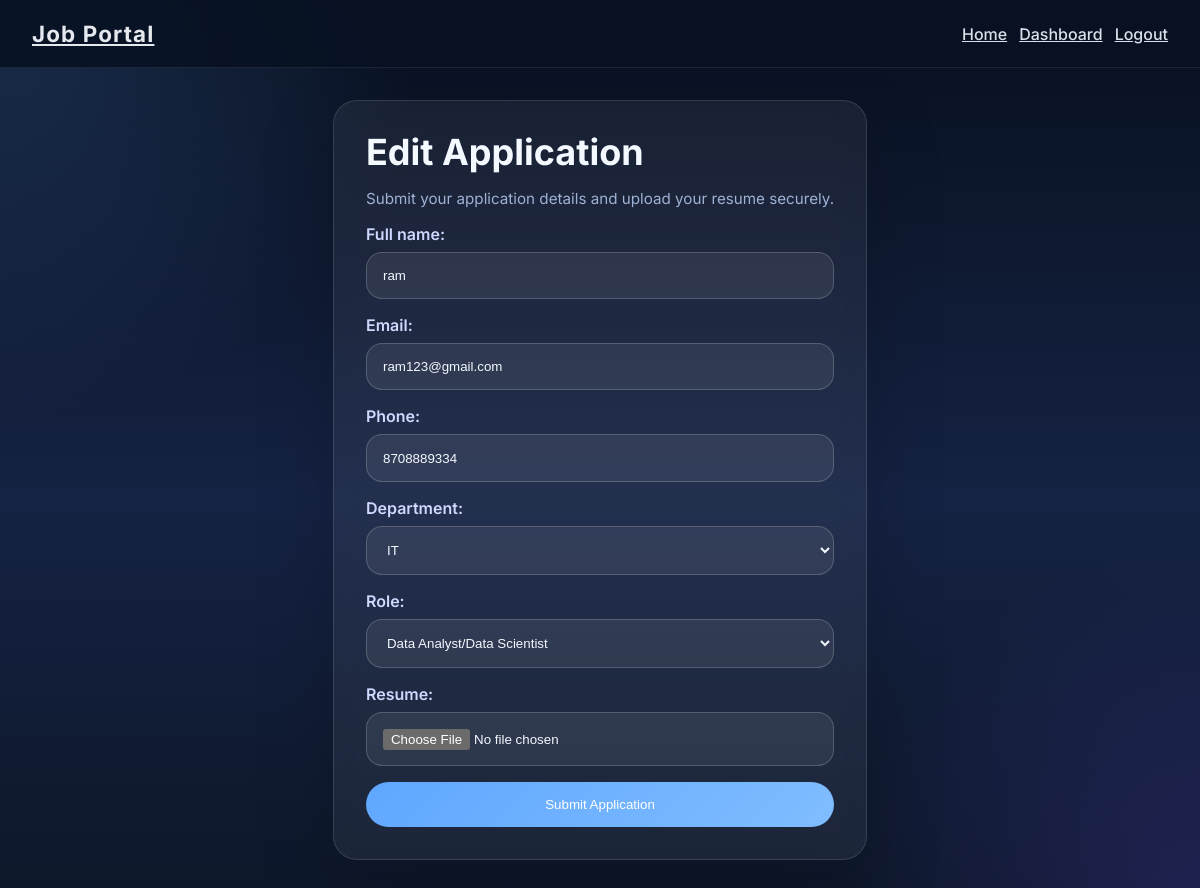
Page /app2/application/5/edit/ (signed in) on the committed database.
### app2/models.py (models this page shows, shortened)
class App2Data(models.Model):
    user = models.ForeignKey(
        User,
        on_delete=models.CASCADE,
        related_name='applications',
        db_column='user_id',
    )
    full_name = models.CharField(max_length=200, blank=True, default='')
    email = models.EmailField(blank=True, default='')
    phone = models.CharField(max_length=30, blank=True, default='')
    department = models.CharField(
        max_length=20,
        choices=DEPARTMENT_CHOICES,
        blank=True,
        default=DEPARTMENT_IT,
    )
    role = models.CharField(
        max_length=40,
        choices=ROLE_CHOICES,
        blank=True,
        default='Software Developer',
    )
    resume = models.FileField(upload_to='resumes/', blank=True, null=True)
    status = models.CharField(max_length=20, choices=STATUS_CHOICES, default=STATUS_PENDING)
    created_at = models.DateTimeField(auto_now_add=True)
    updated_at = models.DateTimeField(auto_now=True)
    class Meta:
        unique_together = ('user', 'department', 'role')
        ordering = ['-created_at']

### app2/views.py (the view)
# urls.py: path('application/<int:pk>/edit/', views.App2DataUpdateView.as_view(), name='app2-edit'),
class App2DataUpdateView(LoginRequiredMixin, App2OwnerMixin, UpdateView):
    model = App2Data
    form_class = App2DataForm
    template_name = 'app2/form.html'
    success_url = reverse_lazy('app2-user-dashboard')

### app2/forms.py (shortened to what this page needs)
class App2DataForm(forms.ModelForm):
    class Meta:
        model = App2Data
        fields = ['full_name', 'email', 'phone', 'department', 'role', 'resume']
        widgets = {
            'full_name': forms.TextInput(attrs={'class': 'form-control'}),
            'email': forms.EmailInput(attrs={'class': 'form-control'}),
            'phone': forms.TextInput(attrs={'class': 'form-control'}),
            'department': forms.Select(attrs={'class': 'form-control', 'id': 'department-select'}),
            'role': forms.Select(attrs={'class': 'form-control', 'id': 'role-select'}),
            'resume': forms.ClearableFileInput(attrs={'class': 'form-control-file'}),
        }

### app2/views.py (called while the page is built)
    def test_func(self):
        obj = self.get_object()
        return (
            self.request.user == obj.user
            or self.request.user.groups.filter(name__in=['admin', 'hr']).exists()
            or self.request.user.is_superuser
        )

### app2/templates/app2/form.html (shortened to what this page needs)
{% extends 'mainapp/base.html' %}
{% block content %}
<div class="section-card form-card">
    <h2>{% if object %}Edit Application{% else %}Apply for a Job{% endif %}</h2>
    <p class="small-text">Submit your application details and upload your resume securely.</p>
    <form method="post" enctype="multipart/form-data">
        {{ form.as_p }}
        <button type="submit" class="button full">Submit Application</button>
    </form>
</div>
{% endblock %}

### mainapp/templates/mainapp/base.html (style rules this page uses)
:root { color-scheme: dark; --bg: #0d1729; --surface: rgba(255,255,255,.08); --surface-strong: rgba(255,255,255,.12); --text: #edf2fb; --muted: #9fb1d4; --primary: #5fa7ff; --primary-strong: #80bdff; --border: rgba(255,255,255,.12); }
* { box-sizing: border-box; }
body { margin: 0; min-height: 100vh; background: radial-gradient(circle at top left, rgba(95,167,255,.18), transparent 28%), radial-gradient(circle at bottom right, rgba(112,81,255,.18), transparent 24%), linear-gradient(180deg, #08101f 0%, #152243 55%, #0d1729 100%); color: var(--text); font-family: 'Inter', system-ui, sans-serif; }
.card, .section-card { background: rgba(255,255,255,.06); border: 1px solid rgba(255,255,255,.12); border-radius: 24px; box-shadow: 0 28px 80px rgba(0,0,0,.18); padding: 1.75rem; color: var(--text); }
.section-card { padding: 2rem; backdrop-filter: blur(12px); }
h1, h2, h3, h4 { margin: 0; color: #f4f8ff; line-height: 1.1; }
h2 { margin-bottom: 1rem; font-size: clamp(1.9rem, 3vw, 2.4rem); }
.button, button { display: inline-flex; align-items: center; justify-content: center; padding: 0.95rem 1.4rem; border-radius: 999px; border: none; background: linear-gradient(135deg, var(--primary), var(--primary-strong)); color: #fff; cursor: pointer; text-decoration: none; transition: transform .2s ease, box-shadow .2s ease; }
form { margin-top: 1rem; }
label { display: block; margin-top: 1rem; color: #cfd8ff; font-weight: 600; }
input, textarea, select { width: 100%; padding: 0.95rem 1rem; border-radius: 16px; border: 1px solid rgba(255,255,255,.18); background: rgba(255,255,255,.08); color: #f4f8ff; margin-top: 0.5rem; outline: none; transition: border-color 0.2s ease, box-shadow 0.2s ease, background 0.2s ease; }
.form-card { max-width: 540px; margin: 0 auto; }
.small-text { color: var(--muted); font-size: 0.95rem; }
.button.full { width: 100%; }

### rows in the picture
App2Data: full_name "ram", email "ram123@gmail.com", phone "8708889334", department "IT", role "Data Analyst/Data Scientist"
